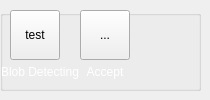
    <widget class="QWidget" name="pageBlobDetection">
     <widget class="QGroupBox" name="gboxblobDetection">
      <property name="geometry">
       <rect>
        <x>0</x>
        <y>10</y>
        <width>201</width>
        <height>81</height>
       </rect>
      </property>
      <property name="title">
       <string/>
      </property>
      <widget class="QLabel" name="label_16">
       <property name="geometry">
        <rect>
         <x>0</x>
         <y>50</y>
         <width>80</width>
         <height>25</height>
        </rect>
       </property>
       <property name="text">
        <string>&lt;html&gt;&lt;head/&gt;&lt;body&gt;&lt;p align=&quot;center&quot;&gt;&lt;span style=&quot; color:#ffffff;&quot;&gt;Blob Detecting&lt;/span&gt;&lt;/p&gt;&lt;/body&gt;&lt;/html&gt;</string>
       </property>
      </widget>
      <widget class="QToolButton" name="btnBlobDetecting">
       <property name="geometry">
        <rect>
         <x>10</x>
         <y>0</y>
         <width>50</width>
         <height>50</height>
        </rect>
       </property>
       <property name="text">
        <string>test</string>
       </property>
       <property name="icon">
        <iconset resource="resource.qrc">
         <normaloff>:/newPrefix/Icons/Blob Detecting.svg</normaloff>:/newPrefix/Icons/Blob Detecting.svg</iconset>
       </property>
       <property name="iconSize">
        <size>
         <width>32</width>
         <height>32</height>
        </size>
       </property>
      </widget>
      <widget class="QLabel" name="label_19">
       <property name="geometry">
        <rect>
         <x>75</x>
         <y>50</y>
         <width>60</width>
         <height>25</height>
        </rect>
       </property>
       <property name="text">
        <string>&lt;html&gt;&lt;head/&gt;&lt;body&gt;&lt;p align=&quot;center&quot;&gt;&lt;span style=&quot; color:#ffffff;&quot;&gt;Accept&lt;/span&gt;&lt;/p&gt;&lt;/body&gt;&lt;/html&gt;</string>
       </property>
      </widget>
      <widget class="QToolButton" name="btnAcceptBlobDetection">
       <property name="geometry">
        <rect>
         <x>80</x>
         <y>0</y>
         <width>50</width>
         <height>50</height>
        </rect>
       </property>
       <property name="text">
        <string>...</string>
       </property>
       <property name="icon">
        <iconset resource="resource.qrc">
         <normaloff>:/newPrefix/Icons/accept.svg</normaloff>:/newPrefix/Icons/accept.svg</iconset>
       </property>
       <property name="iconSize">
        <size>
         <width>32</width>
         <height>32</height>
        </size>
       </property>
      </widget>
     </widget>
    </widget>
